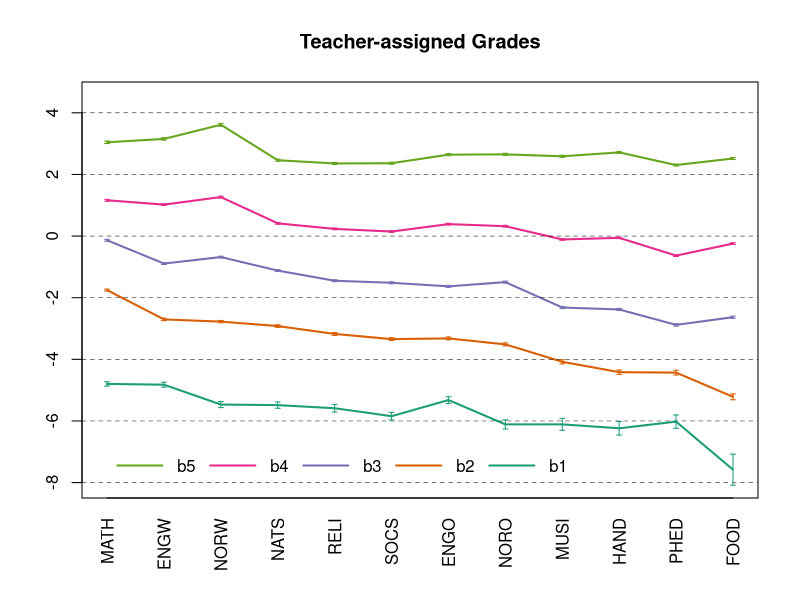

Source code (R):
# Point working directory to current directory, depending on OS
if (Sys.info()["sysname"] == "Windows") {
    setwd("M:/pc/Dokumenter/PhD/Data/plots/pcm")
} else {
    setwd("/home/tony/uio/pc/Dokumenter/PhD/Data/plots/pcm")
}
if (interactive()) {getwd()} else {
    cat(paste0(
    "Working directory is now set to ", getwd(), "\n"
    ))
}

# Read in point estimates
t_par <- read.table("T_par.txt", sep = "\t", header = T)
# Read in standard errors
t_se <- read.table("T_se.txt", sep = "\t", header = T)

# Pre-define 5 colours that are colour blind-friendly
library(RColorBrewer)
colour <- brewer.pal(5, "Dark2")

# Save plot into PDF
pdf("t_vis.pdf")

matplot(
    t_par[, -1],                    # Exclude the first column (subject name)
    main = "Teacher-assigned Grades",
    xlab = "", ylab = "",           # Remove x and y labels
    ylim = c(-8, 4.5),                # Set y-axis limits
    type = "l",                     # Line plot
    lty = 1, lwd = 2,               # Line type solid, line width
    col = colour,                   # Use pre-defined colours
    xaxt = "n"                      # No x-axis
)
axis(
    side = 1,                       # Horizontal/bottom axis
    at = c(1:dim(t_par)[1]),        # Display each subject name
    labels = t_par[, 1],            # Labels drawn from first column
    las = 2,                        # Perpendicular to axis
    lwd.tick = 0                    # Turn off tick marks
)
grid(
    nx = 0, ny = NULL,
    col = "black",
    lty = "dashed", lwd = 0.5
)
legend(
    "bottomleft",                   # Position of legend
    inset = 0.03,                   # Inset from plot
    legend = rev(names(t_par)[-1]), # Use reverse order of subjects
    col = rev(colour),              # Use default colours (but reverse)
    lty = 1, lwd = 2,               # Line type solid, line width
    seg.len = 3,                    # Length of legend segments
    cex = 1,                        # Increase font size
    horiz = T,                      # Horizontal layout
    bty = "n"                       # No border
)

# Add 95% confidence intervals
for (j in 1:I(dim(t_par)[2]-1)) { # By 5 switching points (the "b" parameters)
    for (i in 1:dim(t_par)[1]) { # By 12 subjects
        arrows(
            i, t_par[i, j + 1] + 1.96 * t_se[i, j + 1],
            i, t_par[i, j + 1] - 1.96 * t_se[i, j + 1],
            length = 0.025,
            angle = 90, # Arrow head perpendicular to shaft
            code = 3, # Draw arrow head on both ends
            col = colour[j]
        )
    }
}

dev.off()
